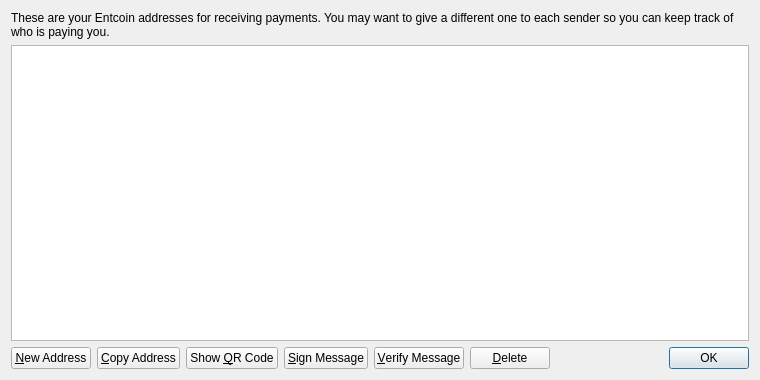
<?xml version="1.0" encoding="UTF-8"?>
<ui version="4.0">
 <class>AddressBookPage</class>
 <widget class="QWidget" name="AddressBookPage">
  <property name="geometry">
   <rect>
    <x>0</x>
    <y>0</y>
    <width>760</width>
    <height>380</height>
   </rect>
  </property>
  <property name="windowTitle">
   <string>Address Book</string>
  </property>
  <layout class="QVBoxLayout" name="verticalLayout">
   <item>
    <widget class="QLabel" name="labelExplanation">
     <property name="text">
      <string>These are your Entcoin addresses for receiving payments. You may want to give a different one to each sender so you can keep track of who is paying you.</string>
     </property>
     <property name="textFormat">
      <enum>Qt::PlainText</enum>
     </property>
     <property name="wordWrap">
      <bool>true</bool>
     </property>
    </widget>
   </item>
   <item>
    <widget class="QTableView" name="tableView">
     <property name="contextMenuPolicy">
      <enum>Qt::CustomContextMenu</enum>
     </property>
     <property name="toolTip">
      <string>Double-click to edit address or label</string>
     </property>
     <property name="tabKeyNavigation">
      <bool>false</bool>
     </property>
     <property name="alternatingRowColors">
      <bool>true</bool>
     </property>
     <property name="selectionMode">
      <enum>QAbstractItemView::SingleSelection</enum>
     </property>
     <property name="selectionBehavior">
      <enum>QAbstractItemView::SelectRows</enum>
     </property>
     <property name="sortingEnabled">
      <bool>true</bool>
     </property>
     <attribute name="verticalHeaderVisible">
      <bool>false</bool>
     </attribute>
    </widget>
   </item>
   <item>
    <layout class="QHBoxLayout" name="horizontalLayout">
     <item>
      <widget class="QPushButton" name="newAddressButton">
       <property name="toolTip">
        <string>Create a new address</string>
       </property>
       <property name="text">
        <string>&amp;New Address</string>
       </property>
       <property name="icon">
        <iconset resource="../bitcoin.qrc">
         <normaloff>:/icons/add</normaloff>:/icons/add</iconset>
       </property>
      </widget>
     </item>
     <item>
      <widget class="QPushButton" name="copyToClipboard">
       <property name="toolTip">
        <string>Copy the currently selected address to the system clipboard</string>
       </property>
       <property name="text">
        <string>&amp;Copy Address</string>
       </property>
       <property name="icon">
        <iconset resource="../bitcoin.qrc">
         <normaloff>:/icons/editcopy</normaloff>:/icons/editcopy</iconset>
       </property>
      </widget>
     </item>
     <item>
      <widget class="QPushButton" name="showQRCode">
       <property name="text">
        <string>Show &amp;QR Code</string>
       </property>
       <property name="icon">
        <iconset resource="../bitcoin.qrc">
         <normaloff>:/icons/qrcode</normaloff>:/icons/qrcode</iconset>
       </property>
      </widget>
     </item>
     <item>
      <widget class="QPushButton" name="signMessage">
       <property name="toolTip">
        <string>Sign a message to prove you own a Bitcoin address</string>
       </property>
       <property name="text">
        <string>&amp;Sign Message</string>
       </property>
       <property name="icon">
        <iconset resource="../bitcoin.qrc">
         <normaloff>:/icons/edit</normaloff>:/icons/edit</iconset>
       </property>
      </widget>
     </item>
     <item>
      <widget class="QPushButton" name="verifyMessage">
       <property name="toolTip">
        <string>Verify a message to ensure it was signed with a specified Bitcoin address</string>
       </property>
       <property name="text">
        <string>&amp;Verify Message</string>
       </property>
       <property name="icon">
        <iconset resource="../bitcoin.qrc">
         <normaloff>:/icons/transaction_0</normaloff>:/icons/transaction_0</iconset>
       </property>
      </widget>
     </item>
     <item>
      <widget class="QPushButton" name="deleteButton">
       <property name="toolTip">
        <string>Delete the currently selected address from the list. Only sending addresses can be deleted.</string>
       </property>
       <property name="text">
        <string>&amp;Delete</string>
       </property>
       <property name="icon">
        <iconset resource="../bitcoin.qrc">
         <normaloff>:/icons/remove</normaloff>:/icons/remove</iconset>
       </property>
      </widget>
     </item>
     <item>
      <spacer name="horizontalSpacer">
       <property name="orientation">
        <enum>Qt::Horizontal</enum>
       </property>
       <property name="sizeHint" stdset="0">
        <size>
         <width>40</width>
         <height>20</height>
        </size>
       </property>
      </spacer>
     </item>
     <item>
      <widget class="QDialogButtonBox" name="buttonBox">
       <property name="sizePolicy">
        <sizepolicy hsizetype="Maximum" vsizetype="Fixed">
         <horstretch>0</horstretch>
         <verstretch>0</verstretch>
        </sizepolicy>
       </property>
       <property name="standardButtons">
        <set>QDialogButtonBox::Ok</set>
       </property>
      </widget>
     </item>
    </layout>
   </item>
  </layout>
 </widget>
 <resources>
  <include location="../bitcoin.qrc"/>
 </resources>
 <connections/>
</ui>
